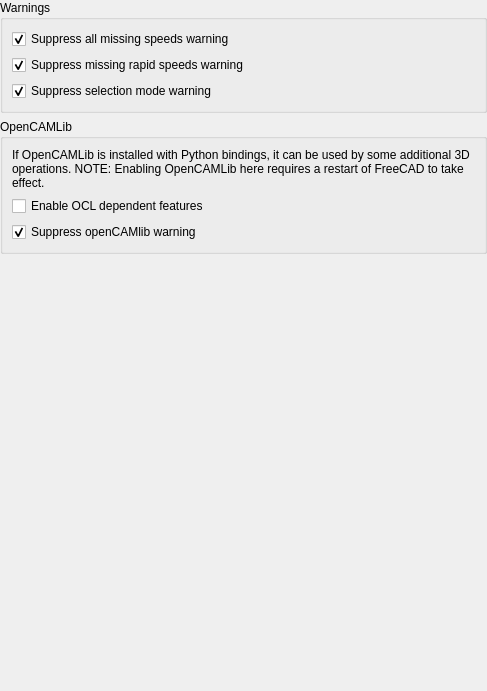
<?xml version="1.0" encoding="UTF-8"?>
<ui version="4.0">
 <class>PathGui::DlgSettingsPathColor</class>
 <widget class="QWidget" name="PathGui::DlgSettingsPathColor">
  <property name="geometry">
   <rect>
    <x>0</x>
    <y>0</y>
    <width>487</width>
    <height>691</height>
   </rect>
  </property>
  <property name="windowTitle">
   <string>Advanced</string>
  </property>
  <layout class="QVBoxLayout" name="verticalLayout_3">
   <property name="leftMargin">
    <number>0</number>
   </property>
   <property name="topMargin">
    <number>0</number>
   </property>
   <property name="rightMargin">
    <number>0</number>
   </property>
   <property name="bottomMargin">
    <number>0</number>
   </property>
   <item>
    <widget class="QGroupBox" name="groupBox">
     <property name="title">
      <string>Warnings</string>
     </property>
     <layout class="QVBoxLayout" name="verticalLayout">
      <item>
       <widget class="Gui::PrefCheckBox" name="WarningSuppressAllSpeeds">
        <property name="toolTip">
         <string>Suppress all warnings about setting speed rates for accurate cycle time calculation</string>
        </property>
        <property name="text">
         <string>Suppress all missing speeds warning</string>
        </property>
        <property name="checked">
         <bool>true</bool>
        </property>
        <property name="prefEntry" stdset="0">
         <cstring>WarningSuppressAllSpeeds</cstring>
        </property>
        <property name="prefPath" stdset="0">
         <cstring>Mod/CAM</cstring>
        </property>
       </widget>
      </item>
      <item>
       <widget class="Gui::PrefCheckBox" name="WarningSuppressRapidSpeeds">
        <property name="toolTip">
         <string>Suppress warning about setting the rapid speed rates for accurate cycle time calculation. Ignored if all speed warnings are already suppressed.</string>
        </property>
        <property name="text">
         <string>Suppress missing rapid speeds warning</string>
        </property>
        <property name="checked">
         <bool>true</bool>
        </property>
        <property name="prefEntry" stdset="0">
         <cstring>WarningSuppressRapidSpeeds</cstring>
        </property>
        <property name="prefPath" stdset="0">
         <cstring>Mod/CAM</cstring>
        </property>
       </widget>
      </item>
      <item>
       <widget class="Gui::PrefCheckBox" name="WarningSuppressSelectionMode">
        <property name="toolTip">
         <string>Suppress warning whenever a path selection mode is activated</string>
        </property>
        <property name="text">
         <string>Suppress selection mode warning</string>
        </property>
        <property name="checked">
         <bool>true</bool>
        </property>
        <property name="prefEntry" stdset="0">
         <cstring>WarningSuppressSelectionMode</cstring>
        </property>
        <property name="prefPath" stdset="0">
         <cstring>Mod/CAM</cstring>
        </property>
       </widget>
      </item>
     </layout>
    </widget>
   </item>
   <item>
    <widget class="QGroupBox" name="groupBox_2">
     <property name="sizePolicy">
      <sizepolicy hsizetype="Preferred" vsizetype="Preferred">
       <horstretch>0</horstretch>
       <verstretch>0</verstretch>
      </sizepolicy>
     </property>
     <property name="title">
      <string>OpenCAMLib</string>
     </property>
     <layout class="QVBoxLayout" name="verticalLayout_2">
      <item>
       <widget class="QLabel" name="label">
        <property name="text">
         <string>If OpenCAMLib is installed with Python bindings, it can be used by some additional 3D operations. NOTE: Enabling OpenCAMLib here requires a restart of FreeCAD to take effect.</string>
        </property>
        <property name="wordWrap">
         <bool>true</bool>
        </property>
       </widget>
      </item>
      <item>
       <widget class="Gui::PrefCheckBox" name="EnableAdvancedOCLFeatures">
        <property name="text">
         <string>Enable OCL dependent features</string>
        </property>
        <property name="prefEntry" stdset="0">
         <cstring>EnableAdvancedOCLFeatures</cstring>
        </property>
        <property name="prefPath" stdset="0">
         <cstring>Mod/CAM</cstring>
        </property>
       </widget>
      </item>
      <item>
       <widget class="Gui::PrefCheckBox" name="WarningSuppressOpenCamLib">
        <property name="toolTip">
         <string>Suppress warning if openCAMlib cannot be found</string>
        </property>
        <property name="text">
         <string>Suppress openCAMlib warning</string>
        </property>
        <property name="checked">
         <bool>true</bool>
        </property>
        <property name="prefEntry" stdset="0">
         <cstring>WarningSuppressOpenCamLib</cstring>
        </property>
        <property name="prefPath" stdset="0">
         <cstring>Mod/CAM</cstring>
        </property>
       </widget>
      </item>
     </layout>
    </widget>
   </item>
   <item>
    <spacer name="verticalSpacer">
     <property name="orientation">
      <enum>Qt::Orientation::Vertical</enum>
     </property>
     <property name="sizeHint" stdset="0">
      <size>
       <width>20</width>
       <height>217</height>
      </size>
     </property>
    </spacer>
   </item>
  </layout>
 </widget>
 <customwidgets>
  <customwidget>
   <class>Gui::PrefCheckBox</class>
   <extends>QCheckBox</extends>
   <header>Gui/PrefWidgets.h</header>
  </customwidget>
 </customwidgets>
 <resources/>
 <connections/>
</ui>
